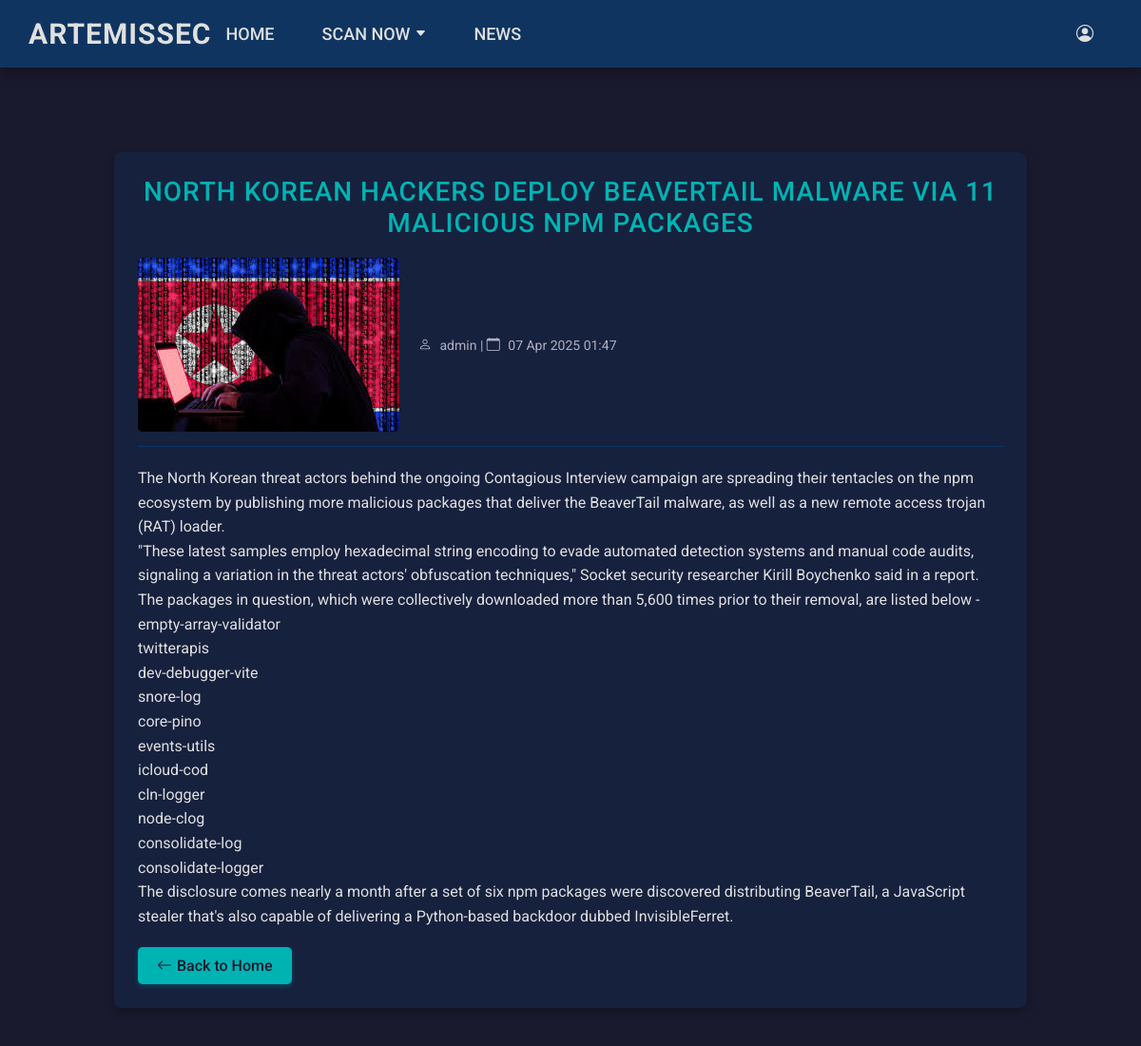
The page /news/1/ on the database its author committed.
### news/models.py (models this page shows, shortened)
class News(models.Model):
    title = models.CharField(max_length=200)
    content = models.TextField()
    image = models.ImageField(upload_to='news_images/', blank=True, null=True)
    author = models.ForeignKey(settings.AUTH_USER_MODEL, on_delete=models.CASCADE)
    created_at = models.DateTimeField(auto_now_add=True)
    updated_at = models.DateTimeField(auto_now=True)

### authentication/models.py (models this page shows, shortened)
class CustomUser(AbstractUser):
    first_name = models.CharField(max_length=30, verbose_name="First Name")
    last_name = models.CharField(max_length=30, verbose_name="Last Name")
    birth_date = models.DateField(null=True, blank=True, verbose_name="Date of Birth")
    registration_date = models.DateTimeField(auto_now_add=True, verbose_name="Registration Date")
    last_login = models.DateTimeField(null=True, blank=True, verbose_name="Last Login", auto_now=True)  # Nuevo campo
    ACADEMIC_LEVEL_CHOICES = [
        ('student', 'Student'),
        ('professional', 'Professional'),
        ('other', 'Other'),
    ]
    academic_level = models.CharField(
        max_length=20,
        choices=ACADEMIC_LEVEL_CHOICES,
        default='student',
        verbose_name="Academic Level"
    )
    groups = models.ManyToManyField(
        'auth.Group',
        related_name='customuser_groups',  # Unique reverse accessor name
        blank=True,
        help_text='The groups this user belongs to.',
        related_query_name='customuser'
    )
    user_permissions = models.ManyToManyField(
        'auth.Permission',
        related_name='customuser_permissions',  # Unique reverse accessor name
        blank=True,
        help_text='Specific permissions for this user.',
        related_query_name='customuser'
    )

### news/views.py (the view)
# urls.py: path('news/<int:pk>/', NewsDetailView.as_view(), name='news_detail'),
class NewsDetailView(DetailView):
    model = News
    template_name = 'news/news_detail.html'
    context_object_name = 'news'

### news/templates/news/news_detail.html (shortened to what this page needs)
{% extends 'base.html' %}
{% load static %}
{% block extra_css %}
    <link rel="stylesheet" href="{% static 'css/news.css' %}">
{% endblock %}
{% block content %}
    <div class="news-detail-container">
        <div class="news-detail-box">
            <h1>{{ news.title }}</h1>
            <div class="news-detail-header">
                {% if news.image %}
                    <img src="{{ news.image.url }}" alt="{{ news.title }}" class="news-detail-image">
                {% else %}
                    <div class="news-detail-placeholder">No Image</div>
                {% endif %}
                <p class="news-meta">
                    <i class="bi bi-person"></i> {{ news.author.username }} |
                    <i class="bi bi-calendar"></i> {{ news.created_at|date:"d M Y H:i" }}
                </p>
            </div>
            <div class="news-detail-content">
                <p>{{ news.content|linebreaks }}</p>
            </div>
            <a href="{% url 'home' %}" class="btn btn-back">
                <i class="bi bi-arrow-left"></i> Back to Home
            </a>
        </div>
    </div>
{% endblock %}

### static/css/styles.css (style rules this page uses)
* { margin: 0; padding: 0; box-sizing: border-box; font-family: 'Roboto', sans-serif; }
body { background-color: #1a1a2e; color: #e0e0e0; min-height: 100vh; margin: 0; padding: 0; }

### news/static/css/news.css (style rules this page uses)
.news-container, .news-detail-container { width: 100%; max-width: 1000px; margin: 140px auto 20px; padding: 20px; background-color: #1a1a2e; font-family: 'Roboto', sans-serif; color: #e0e0e0; display: flex; flex-direction: column; align-items: center; }
.news-container h1, .news-detail-box h1, .create-news-box h1 { color: #00b3b3; font-size: 28px; margin-bottom: 30px; text-transform: uppercase; letter-spacing: 1px; text-align: center; animation: fadeIn 0.5s ease; }
.news-meta { color: #b0b0c0; font-size: 14px; text-align: center; }
.news-meta i { margin-right: 5px; }
.news-detail-box { width: 100%; background-color: #16213e; border-radius: 8px; box-shadow: 0 4px 10px rgba(0, 0, 0, 0.3); padding: 25px; transition: box-shadow 0.3s ease; animation: fadeIn 0.5s ease; }
.news-detail-box h1 { font-size: 28px; font-weight: 500; margin-bottom: 20px; }
.news-detail-header { display: flex; align-items: center; margin-bottom: 20px; padding-bottom: 15px; border-bottom: 1px solid #0f3460; }
.news-detail-image { max-width: 300px; max-height: 200px; object-fit: cover; border-radius: 5px; margin-right: 20px; }
.news-detail-content { margin-bottom: 20px; }
.news-detail-content p { color: #e0e0e0; font-size: 16px; line-height: 1.6; }
.btn-back { display: inline-flex; align-items: center; gap: 5px; background-color: #00b3b3; color: #1a1a2e; padding: 10px 20px; border-radius: 5px; text-decoration: none; font-size: 16px; font-weight: 500; transition: background-color 0.3s ease, transform 0.2s ease; box-shadow: 0 2px 5px rgba(0, 179, 179, 0.3); }

### rows shown on the page
News: title "NORTH KOREAN HACKERS DEPLOY BEAVERTAIL MALWARE VIA 11 MALICIOUS NPM PACKAGES", image (picture), author.username "admin", created_at "07 Apr 2025 01:47", content "The North Korean threat actors behind the ongoing Contagious Interview campaign are spreading their tentacles on the npm ecosystem by publishing more malicious packages that deliver the BeaverTail malware, as well as a new remote access trojan (RAT) loader. \"These latest samples employ hexadecimal string encoding to evade automated detection systems and manual code audits, signaling a variation in the threat actors' obfuscation techniques,\" Socket security researcher Kirill Boychenko said in a report. The packages in question, which were collectively downloaded more than 5,600 times prior to their removal, are listed below - empty-array-validator twitterapis dev-debugger-vite snore-log…"
